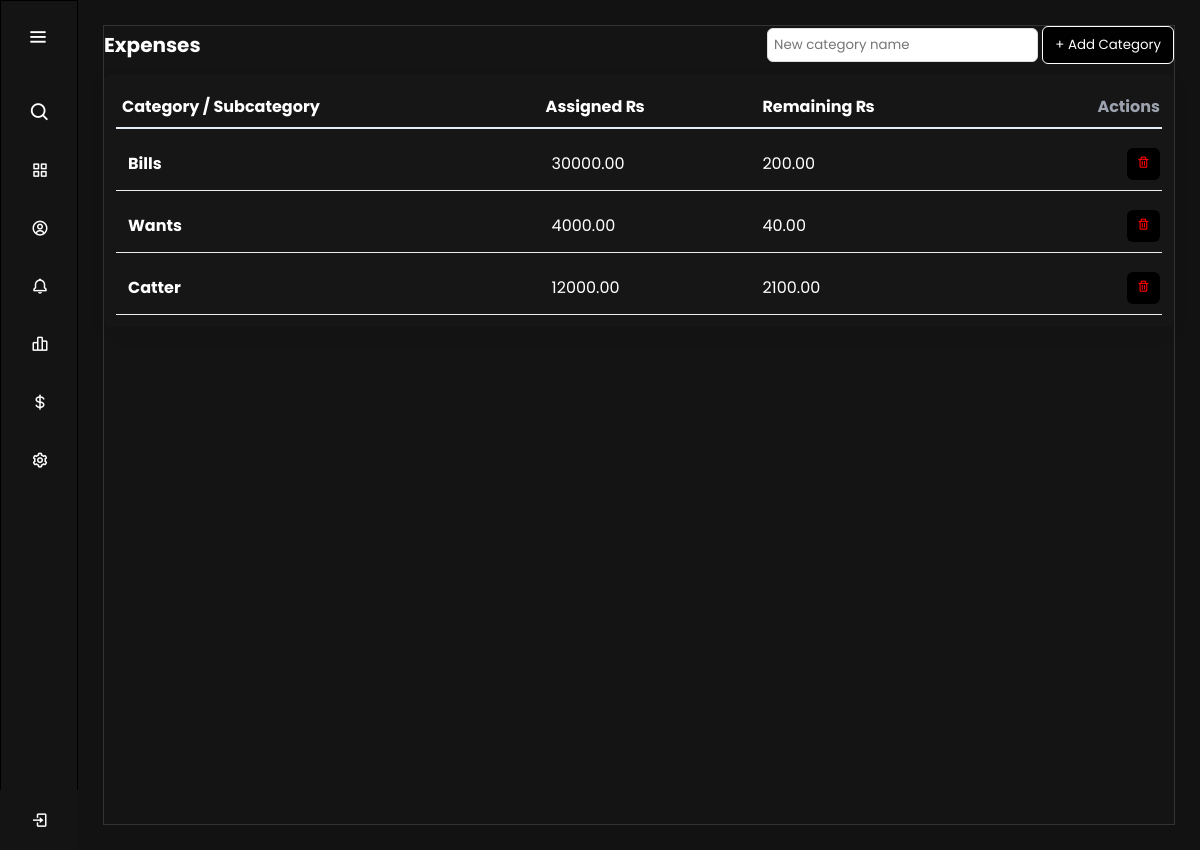
/expenses, run on the app's committed database.
### tables this page shows
CREATE TABLE settings (
    id INTEGER PRIMARY KEY AUTOINCREMENT,
    username TEXT DEFAULT '',
    about TEXT DEFAULT '',
    currency TEXT DEFAULT '₨',
    theme TEXT DEFAULT 'light'
);

CREATE TABLE categories (
        id INTEGER PRIMARY KEY AUTOINCREMENT,
        name TEXT NOT NULL,
        assigned REAL DEFAULT 0
    );

### app.py (the view)
@app.route("/expenses")
def expenses():
    conn = get_db_connection()
    cur = conn.cursor()
    cur.execute("SELECT * FROM categories ORDER BY id")
    cats = cur.fetchall()
    grouped = []
    for c in cats:
        cur.execute("SELECT * FROM subcategories WHERE category_id = ? ORDER BY id", (c["id"],))
        subs = cur.fetchall()
        assigned = c["assigned"] or 0
        sub_sum = sum([s["amount"] or 0 for s in subs])
        remaining = assigned - sub_sum
        grouped.append({
            "id": c["id"],
            "name": c["name"],
            "assigned": assigned,
            "remaining": remaining,
            "subcategories": [dict(s) for s in subs]
        })
    conn.close()
    return render_template("expenses.html", grouped=grouped)

### app.py (called while the page is built)
def get_db_connection():
    conn = sqlite3.connect("finance.db")
    conn.row_factory = sqlite3.Row
    return conn

def get_db():
    conn = sqlite3.connect(DB)
    conn.row_factory = sqlite3.Row
    return conn

@app.before_request
def load_settings():
    conn = get_db()
    cursor = conn.cursor()
    cursor.execute("SELECT * FROM settings LIMIT 1")
    g.settings = cursor.fetchone()
    conn.close()

@app.context_processor
def inject_settings():
    return dict(settings=g.settings)

### Templates/expenses.html (shortened to what this page needs)
<!DOCTYPE html>
<html lang="en" dir="ltr">
  <head>
    <link rel="stylesheet" href="static/style.css">
    <link href='https://unpkg.com/boxicons@2.0.7/css/boxicons.min.css' rel='stylesheet'>
</head>
<body class="{{ settings['theme'] }}">
  <div class="sidebar">
    <div class="logo-details">
        <i class='bx bx-menu' id="btn" ></i>
    </div>
    <ul class="nav-list">
      <li>
          <i class='bx bx-search' id="srch"></i>
      </li>
      <li>
        <a href="/">
          <i class='bx bx-grid-alt'></i>
        </a>
      </li>
      <li>
       <a href="#">
         <i class='bx bx-user-circle' ></i>
       </a>
     </li>
     <li>
       <a href="/notifications">
         <i class='bx bx-bell'></i>
       </a>
     </li>
     <li>
       <a href="/insights">
         <i class='bx bx-bar-chart-alt-2' ></i>
       </a>
     </li>
     <li>
       <a href="/expenses">
         <i class='bx bx-dollar' ></i>
       </a>
     </li>
     <li>
       <a href="/settings">
         <i class='bx bx-cog' ></i>
       </a>
     </li>
         <li class="profile" id="profile">
  <div class="profile-details" id="profile-details" style="gap:15px">
  </div>
  <i class='bx bx-log-in' id="log_out"></i>
</li>
    </ul>
  </div>
  <section class="home-section">
  <div class="toolbar">
    <h1>Expenses</h1>
    <form id="addCategoryForm" method="POST" action="/add_category">
      <input type="text" name="name" placeholder="New category name" style="padding:6px;border-radius:6px;border:1px solid #ddd" />
      <button class="add-cat" type="submit">+ Add Category</button>
    </form>
  </div>
   <div class="table" id="ex-table">
    <div class="row header" id="expenses-table">
      <div>Category / Subcategory</div>
      <div>Assigned {{ settings['currency'] }}</div>
      <div>Remaining {{ settings['currency'] }}</div>
      <div class="actions">Actions</div>
    </div>
    {% for cat in grouped %}
      <div class="row" style="margin-top:8px;" id="row-jd">
        <div class="category-title" data-toggle-target="sublist-{{ cat.id }}">
          <strong class="editable" data-type="category" data-id="{{ cat.id }}" data-field="name" contenteditable="true">{{ cat.name }}</strong>
        </div>
        <div>
          <div class="editable" contenteditable="true"
               data-type="category" data-id="{{ cat.id }}" data-field="assigned">
            {{ "%.2f"|format(cat.assigned) }}
          </div>
        </div>
        <div id="remaining-{{ cat.id }}">{{ "%.2f"|format(cat.remaining) }}</div>
        <div class="actions">
          <button type="button" class="small-btn delete-cat-btn" data-cat-id="{{ cat.id }}" id="bttt"><i class="bx bx-trash"></i></button>
        </div>
      </div>
    {% endfor %}
  </div>
</section>
</body>
</html>

### static/style.css (style rules this page uses)
* { margin: 0; padding: 0; box-sizing: border-box; font-family: "Poppins" , sans-serif; }
.sidebar { position: fixed; left: 0; top: 0; height: 100%; width: 78px; background: linear-gradient(135deg,#3A0064,#270066,#3A0064); padding: 6px 14px; border: 0.3px solid black; z-index: 99; }
.sidebar .logo-details { height: 60px; display: flex; align-items: center; position: relative; }
.sidebar .logo-details #btn { position: absolute; top: 50%; right: 0; transform: translateY(-50%); font-size: 22px; transition: all 0.4s ease; font-size: 23px; text-align: center; cursor: pointer; }
.sidebar i { color: #fff; height: 60px; min-width: 50px; font-size: 28px; text-align: center; line-height: 60px; }
.sidebar .nav-list { margin-top: 20px; height: 100%; }
.sidebar li { position: relative; margin: 8px 0; list-style: none; }
.sidebar .bx-search { position: absolute; top: 50%; left: 0; transform: translateY(-50%); font-size: 22px; background: #1d1b31; color: #FFF; }
.sidebar li a { display: flex; height: 100%; width: 100%; border-radius: 12px; align-items: center; text-decoration: none; background: transparent; }
.sidebar li i { height: 50px; line-height: 50px; font-size: 18px; border-radius: 12px; }
.sidebar li.profile { position: fixed; height: 60px; width: 78px; left: 0; bottom: -8px; padding: 10px 14px; overflow: hidden; }
.sidebar li .profile-details { display: flex; align-items: center; flex-wrap: nowrap; }
.sidebar .profile #log_out { position: absolute; top: 50%; right: 0; transform: translateY(-50%); width: 100%; height: 60px; line-height: 60px; border-radius: 0px; }
.home-section { position: relative; background: #ffffff; min-height: 100vh; top: 0; left: 78px; width: calc(100% - 78px); z-index: 2; }
body.dark #log_out { background-color: #141414; }
body.dark { background: #121212; color: #eee; }
body.dark .sidebar { background: #141414; }
body.dark .sidebar li { color: #4d4d4d; }
body.dark .home-section { background: #141414; color: #fff; border: 1px solid #333; }
body.dark .add-cat,#bttt { background-color: #1d1d1d; color: white; }
body.dark #bttt { background-color: black; color: #ff0000; }
body.dark #ex-table,#expenses-table { background-color: #161616; color: white; }
body.dark .sidebar li a, .sidebar .bx-search,.sidebar input { background-color: transparent; }
body.dark #srch { background: #141414; }
body.dark .add-cat { background-color: #020102; border: 0.1px solid white; }

### Templates/expenses.html (style rules this page uses)
body { font-family: Arial, sans-serif; margin: 25px; }
.toolbar { display:flex; justify-content:space-between; align-items:center; margin-bottom:10px; }
h1 { margin:0; font-size:20px }
.add-cat { background:#2b6cb0; color:white; padding:8px 12px; border-radius:6px; border:none; cursor:pointer }
.table { width:100%; background:white; border-radius:8px; padding:12px; box-shadow:0 6px 18px rgba(0,0,0,0.06) }
.row { display:grid; grid-template-columns: 40% 20% 20% 20%; gap:10px; padding:8px 6px; align-items:center; border-bottom:1px solid #eee; }
.row.header { font-weight:700; color:#444; background:#fafbfd; border-bottom:2px solid #e6eef8 }
.category-title { cursor:pointer; display:flex; align-items:center; gap:8px; }
.editable { padding:6px; border-radius:4px; min-height:22px }
.small-btn { background:#f3f4f6; padding:6px 10px; border-radius:6px; border:none; cursor:pointer }
.actions { text-align:right; color:#9ca3af;margin-right:26px }

### data on the page
settings: currency "₨"
categories: name "Bills", assigned "30000.00", remaining "200.00"
categories: name "Wants", assigned "4000.00", remaining "40.00"
categories: name "Catter", assigned "12000.00", remaining "2100.00"
